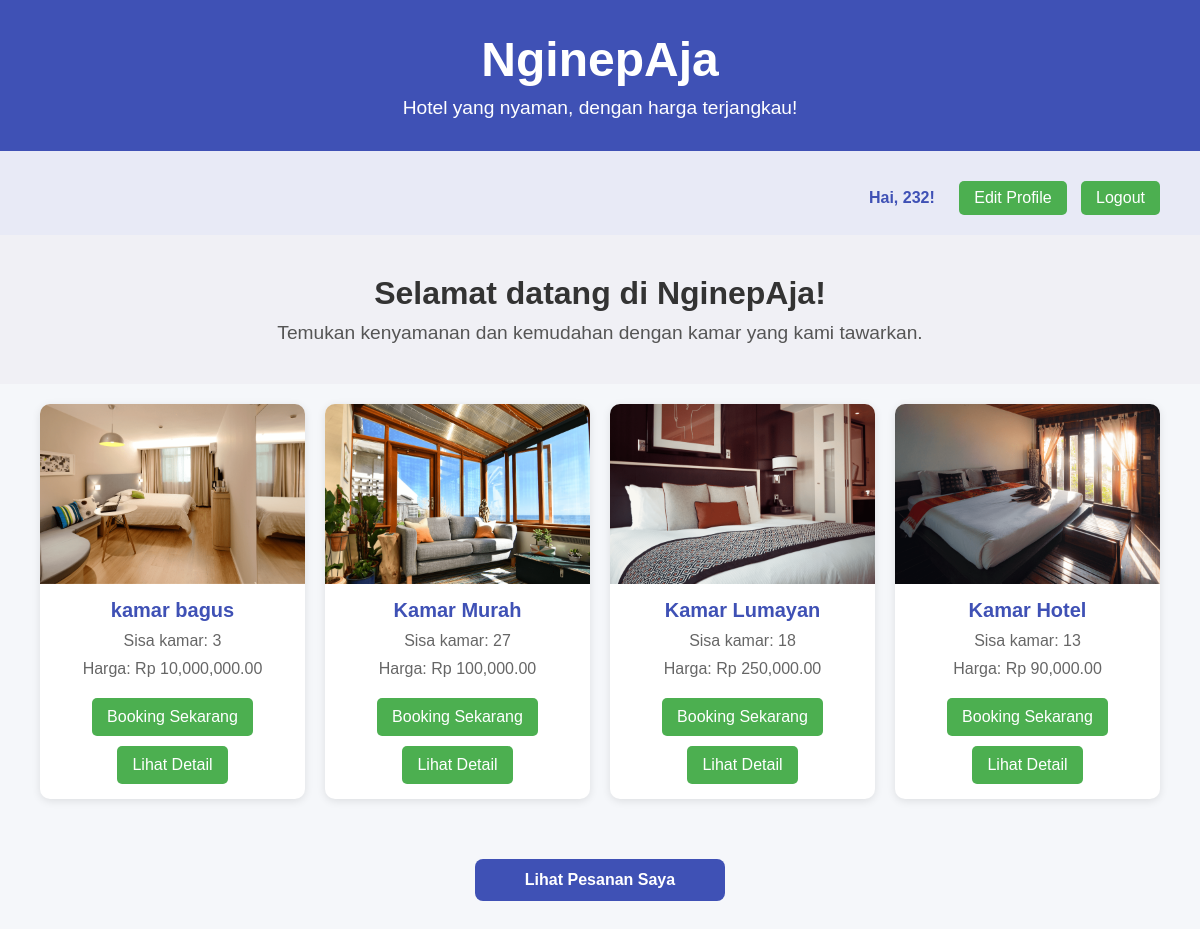
/ (signed in), run on the app's committed database.
### hotel/models.py (models this page shows, shortened)
class Kamar(models.Model):
    nama = models.CharField(max_length=100)
    harga = models.DecimalField(max_digits=10, decimal_places=2)
    deskripsi = models.TextField()
    fasilitas = models.TextField(blank=True, null=True)
    gambar = models.ImageField(upload_to='kamar/', blank=True, null=True)
    tersedia = models.BooleanField(default=True)
    stok = models.PositiveIntegerField(default=10)

### hotel/views.py (the view)
# urls.py: path('', views.homepage, name='homepage'),
def homepage(request):
    kamars = Kamar.objects.all()
    kamars = Kamar.objects.filter(tersedia=True)  # Hanya yang tersedia
    return render(request, 'homepage.html', {'kamars': kamars})

### hotel/templates/homepage.html (shortened to what this page needs)
{% load static %}
<html lang="en">
<head>
</head>
<body>
    {% load humanize %}
    <header>
        <div class="logo">
            <h1>NginepAja</h1>
            <p>Hotel yang nyaman, dengan harga terjangkau!</p>
        </div>
    </header>
    <div class="user-auth">
        {% if user.is_authenticated %}
            <span>Hai, {{ user.username }}!</span>
            <a href="{% url 'hotel:edit_profile' %}" class="btn-booking">Edit Profile</a>
            <a href="{% url 'hotel:logout' %}" class="btn-booking">Logout</a>
        {% else %}
            <a href="{% url 'hotel:login' %}" class="btn-booking">Login</a>
            <a href="{% url 'hotel:register' %}" class="btn-booking">Daftar</a>
        {% endif %}
    </div>
    <div class="intro">
        <h2>Selamat datang di NginepAja!</h2>
        <p>Temukan kenyamanan dan kemudahan dengan kamar yang kami tawarkan.</p>
    </div>
    <div class="kamar-list">
        {% for kamar in kamars %}
            <div class="kamar-card">
                <img src="{{ kamar.gambar.url }}" alt="Gambar Kamar">
                <div class="info">
                    <h2>{{ kamar.nama }}</h2>
                    <p>Sisa kamar: {{ kamar.stok }}</p>
                    <p>Harga: Rp {{ kamar.harga|intcomma }}</p>
                    <a href="{% url 'hotel:booking' kamar.id %}" class="btn-booking">Booking Sekarang</a>
                    <a href="{% url 'hotel:detail_kamar' kamar.id %}" class="btn-booking">Lihat Detail</a>
                </div>
            </div>
        {% endfor %}
    </div>
    <a href="{% url 'hotel:lihat_pesanan' %}" class="lihat-pesanan">Lihat Pesanan Saya</a>
</body>
</html>

### hotel/templates/homepage.html (style rules this page uses)
* { margin: 0; padding: 0; box-sizing: border-box; }
body { font-family: Arial, sans-serif; background: #f5f7fa; margin: 0; padding: 0; }
header { background: #3f51b5; color: white; padding: 2rem; text-align: center; }
header .logo h1 { font-size: 3rem; }
header .logo p { font-size: 1.2rem; margin-top: 10px; }
.user-auth { text-align: right; padding: 20px 40px; background-color: #e8eaf6; }
.user-auth span { margin-right: 10px; font-weight: bold; color: #3f51b5; }
.user-auth .btn-booking { margin-left: 10px; padding: 8px 15px; background: #4caf50; color: white; text-decoration: none; border-radius: 5px; transition: background 0.3s; }
.intro { text-align: center; padding: 40px 20px; background-color: #f0f0f5; }
.intro h2 { font-size: 2rem; color: #333; }
.intro p { font-size: 1.2rem; margin-top: 10px; color: #555; }
.kamar-list { display: grid; grid-template-columns: repeat(auto-fit, minmax(250px, 1fr)); gap: 20px; padding: 20px 40px; }
.kamar-card { background: white; border-radius: 10px; overflow: hidden; box-shadow: 0 2px 8px rgba(0,0,0,0.1); transition: 0.3s; }
.kamar-card img { width: 100%; height: 180px; object-fit: cover; }
.kamar-card .info { padding: 15px; text-align: center; }
.kamar-card .info h2 { margin: 0; font-size: 20px; color: #3f51b5; }
.kamar-card .info p { margin: 10px 0; font-size: 16px; color: #666; }
.btn-booking { display: inline-block; margin-top: 10px; padding: 10px 15px; background: #4caf50; color: white; text-decoration: none; border-radius: 5px; transition: background 0.3s; }
.lihat-pesanan { display: block; width: 250px; text-align: center; margin: 40px auto; padding: 12px; background-color: #3f51b5; color: white; border-radius: 8px; text-decoration: none; font-weight: bold; transition: background 0.3s; }

### data on the page
Kamar: gambar (picture), nama "kamar bagus", stok "3", harga "10,000,000.00"
Kamar: gambar (picture), nama "Kamar Murah", stok "27", harga "100,000.00"
Kamar: gambar (picture), nama "Kamar Lumayan", stok "18", harga "250,000.00"
Kamar: gambar (picture), nama "Kamar Hotel", stok "13", harga "90,000.00"

### other printed values
{{ user.username }} "232"
